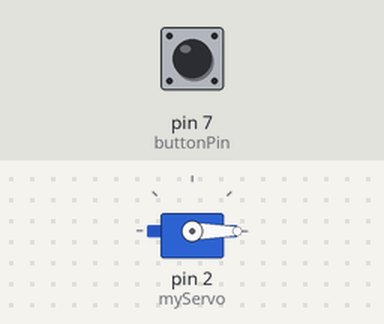
Simulated run of this sketch. Board: Arduino Uno, built with avr-gcc and run on an emulated ATmega328P. Parts: servo. Inputs (shaded band) come from the test bench; at power-on: pin 7 (buttonPin) LOW.

Above: at 1.2 s.
1.3 s: pin 7 (buttonPin) pulled HIGH for 0.15 s
At 1.37 s:
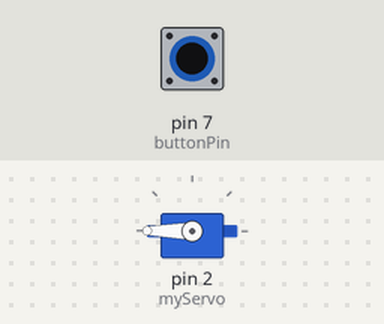
2.9 s: pin 7 (buttonPin) pulled HIGH for 3.2 s
At 6.5 s:
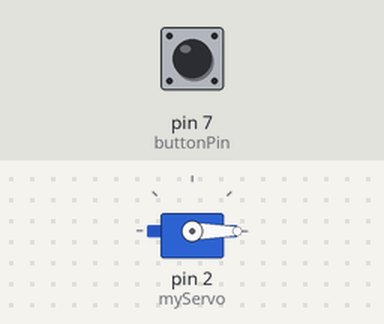
Timing chart, 0 to 8.0 s (numbered marks = the images above; inputs shaded):
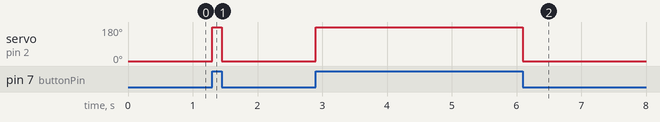

The sketch:

protecsys.ino
```cpp
#include <Servo.h>

// Criar objeto Servo para controlar o servo motor
Servo myServo;

// Definir o pino do botão
const int buttonPin = 7;

// Variável para armazenar o estado do botão
int buttonState = 0;

void setup() {
  myServo.attach(2);
  pinMode(buttonPin, INPUT);
  myServo.write(0);
}

void loop() {
  buttonState = digitalRead(buttonPin);
  if (buttonState == HIGH) {
    myServo.write(180);
  } else {
    myServo.write(0);
  }
}
```

Measured:
- after the input at 1.3 s, servo on pin 2 (myServo): 0° → 180° at once, → 0° 0.15 s later
- after the input at 2.9 s, servo on pin 2 (myServo): 0° → 180° at once, → 0° 3.2 s later
